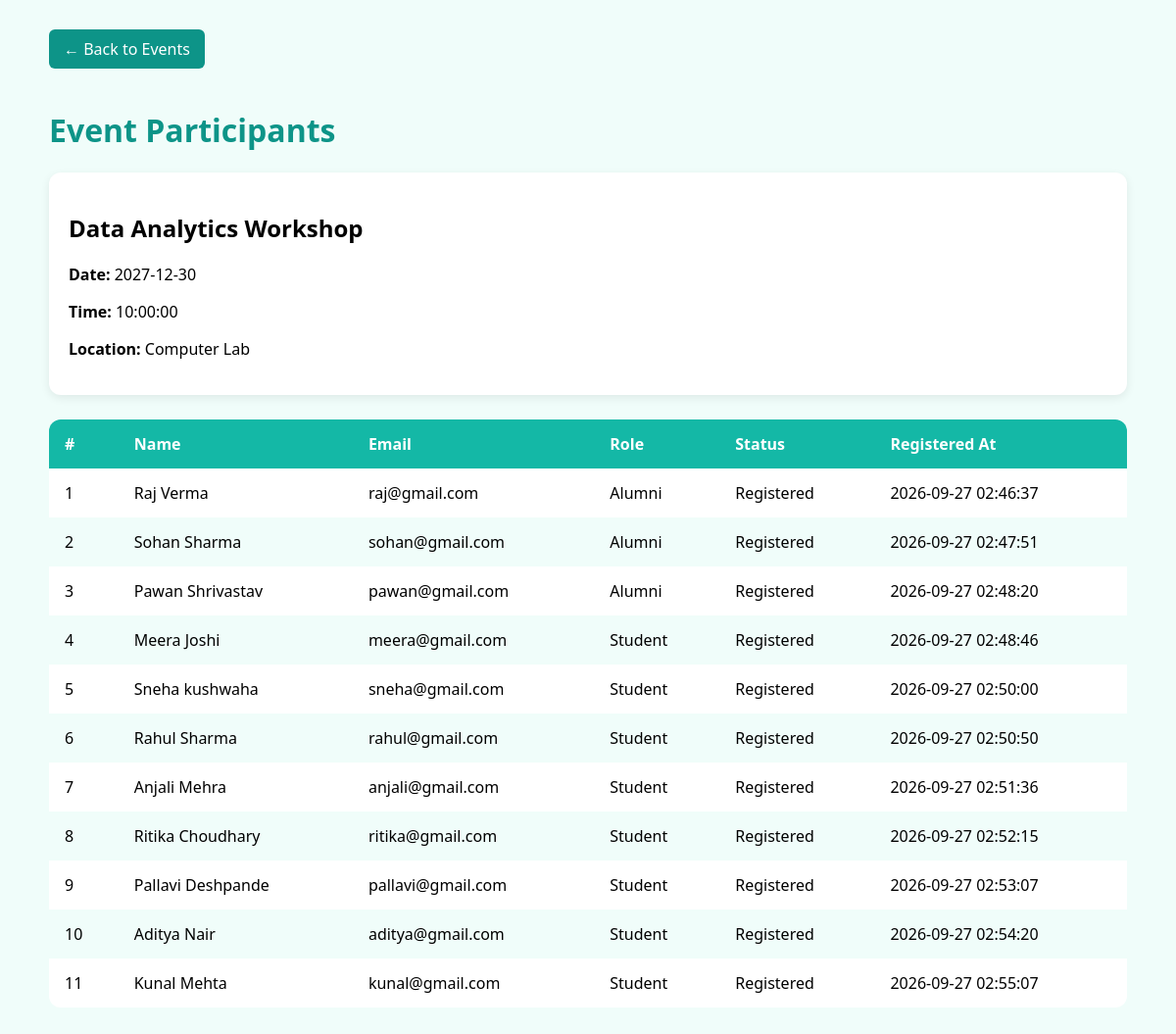
/event_participants.php?event_id=39 (signed in), run on the app's committed database.
### tables this page shows
CREATE TABLE `events` (
  `id` int(11) NOT NULL,
  `title` varchar(255) NOT NULL,
  `description` text DEFAULT NULL,
  `event_date` date NOT NULL,
  `event_time` time NOT NULL,
  `location` varchar(255) DEFAULT NULL
);

CREATE TABLE `event_registrations` (
  `id` int(11) NOT NULL,
  `event_id` int(11) NOT NULL,
  `user_id` int(11) NOT NULL,
  `status` enum('registered','cancelled','attended') NOT NULL DEFAULT 'registered',
  `registered_at` datetime NOT NULL DEFAULT current_timestamp()
);

CREATE TABLE `users` (
  `id` int(11) NOT NULL,
  `name` varchar(150) NOT NULL,
  `email` varchar(150) NOT NULL,
  `user_password` varchar(255) NOT NULL,
  `role` enum('admin','student','alumni') NOT NULL,
  `created_at` datetime DEFAULT current_timestamp(),
  `updated_at` datetime DEFAULT current_timestamp() ON UPDATE current_timestamp()
);

### event_participants.php (the view, shortened to what this page needs)
<?php
require_once 'includes/db.php';
$event_id = filter_input(
    INPUT_GET,
    'event_id',
    FILTER_VALIDATE_INT
);
$stmt = $conn->prepare("
    SELECT *
    FROM events
    WHERE id = ?
");
$stmt->bind_param("i", $event_id);
$stmt->execute();
$result = $stmt->get_result();
$event = $result->fetch_assoc();
$stmt = $conn->prepare("
    SELECT
        u.id,
        u.name,
        u.email,
        u.role,
        er.status,
        er.registered_at
    FROM event_registrations er
    INNER JOIN users u
        ON er.user_id = u.id
    WHERE er.event_id = ?
      AND er.status IN ('registered', 'attended')
    ORDER BY er.registered_at ASC
");
$stmt->bind_param("i", $event_id);
$stmt->execute();
$participants = $stmt->get_result();
?>
<!DOCTYPE html>
<html lang="en">
<head>
</head>
<body>
<div class="container">
<a href="events.php" class="back-btn">
    ← Back to Events
</a>
<h1>
    Event Participants
</h1>
<div class="event-info">
    <h2>
        <?= htmlspecialchars($event['title']) ?>
    </h2>
    <p>
        <strong>Date:</strong>
        <?= htmlspecialchars($event['event_date']) ?>
    </p>
    <p>
        <strong>Time:</strong>
        <?= htmlspecialchars($event['event_time']) ?>
    </p>
    <p>
        <strong>Location:</strong>
        <?= htmlspecialchars($event['location']) ?>
    </p>
</div>
<table>
<thead>
<tr>
    <th>#</th>
    <th>Name</th>
    <th>Email</th>
    <th>Role</th>
    <th>Status</th>
    <th>Registered At</th>
</tr>
</thead>
<tbody>
<?php if ($participants->num_rows === 0): ?>
<tr>
    <td colspan="6">
        No participants registered yet.
    </td>
</tr>
<?php else: ?>
<?php $count = 1; ?>
<?php while ($participant = $participants->fetch_assoc()): ?>
<tr>
    <td>
        <?= $count++ ?>
    </td>
    <td>
        <?= htmlspecialchars($participant['name']) ?>
    </td>
    <td>
        <?= htmlspecialchars($participant['email']) ?>
    </td>
    <td>
        <?= htmlspecialchars(ucfirst($participant['role'])) ?>
    </td>
    <td>
        <?= htmlspecialchars(ucfirst($participant['status'])) ?>
    </td>
    <td>
        <?= htmlspecialchars($participant['registered_at']) ?>
    </td>
</tr>
<?php endwhile; ?>
<?php endif; ?>
</tbody>
</table>
</div>
</body>
</html>

### event_participants.php (style rules this page uses)
body { font-family: 'Segoe UI', sans-serif; background: #f0fdfa; margin: 0; padding: 30px; }
.container { max-width: 1100px; margin: auto; }
h1 { color: #0d9488; }
.event-info { background: white; padding: 20px; border-radius: 12px; margin-bottom: 25px; box-shadow: 0 3px 10px rgba(0,0,0,0.08); }
table { width: 100%; border-collapse: collapse; background: white; border-radius: 12px; overflow: hidden; }
th, td { padding: 14px 16px; text-align: left; }
th { background: #14b8a6; color: white; }
tr:nth-child(even) { background: #f0fdfa; }
.back-btn { display: inline-block; padding: 9px 15px; background: #0d9488; color: white; text-decoration: none; border-radius: 6px; margin-bottom: 20px; }

### data on the page
events: title "Data Analytics Workshop", event_date "2027-12-30", event_time "10:00:00", location "Computer Lab"
event_registrations: user.name "Raj Verma", user.email "raj@gmail.com", user.role "Alumni", status "Registered", registered_at "2026-09-27 02:46:37"
event_registrations: user.name "Sohan Sharma", user.email "sohan@gmail.com", user.role "Alumni", status "Registered", registered_at "2026-09-27 02:47:51"
event_registrations: user.name "Pawan Shrivastav", user.email "pawan@gmail.com", user.role "Alumni", status "Registered", registered_at "2026-09-27 02:48:20"
event_registrations: user.name "Meera Joshi", user.email "meera@gmail.com", user.role "Student", status "Registered", registered_at "2026-09-27 02:48:46"
event_registrations: user.name "Sneha kushwaha", user.email "sneha@gmail.com", user.role "Student", status "Registered", registered_at "2026-09-27 02:50:00"
event_registrations: user.name "Rahul Sharma", user.email "rahul@gmail.com", user.role "Student", status "Registered", registered_at "2026-09-27 02:50:50"
event_registrations: user.name "Anjali Mehra", user.email "anjali@gmail.com", user.role "Student", status "Registered", registered_at "2026-09-27 02:51:36"
event_registrations: user.name "Ritika Choudhary", user.email "ritika@gmail.com", user.role "Student", status "Registered", registered_at "2026-09-27 02:52:15"
event_registrations: user.name "Pallavi Deshpande", user.email "pallavi@gmail.com", user.role "Student", status "Registered", registered_at "2026-09-27 02:53:07"
event_registrations: user.name "Aditya Nair", user.email "aditya@gmail.com", user.role "Student", status "Registered", registered_at "2026-09-27 02:54:20"
event_registrations: user.name "Kunal Mehta", user.email "kunal@gmail.com", user.role "Student", status "Registered", registered_at "2026-09-27 02:55:07"
